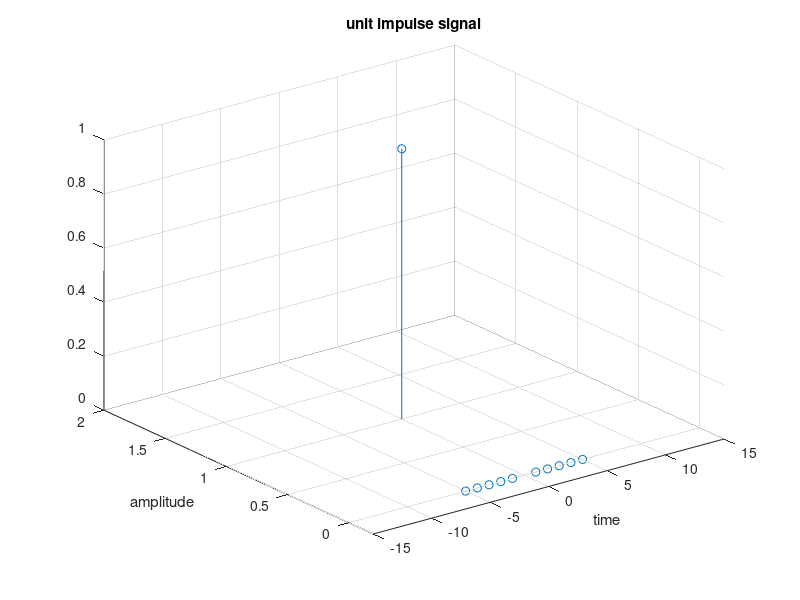

Recreate this plot in MATLAB.
clc
clear all; close all;
disp("Impulse signal");
N=input("Enter input samples");
n=(-N):1:N;
y=[zeros(1,N),1,zeros(1,N)];
stem3(n,y,y);
grid on;
xlabel('time');
ylabel('amplitude');
title('unit impulse signal');
axis([-15 15 -0.2 2]);
